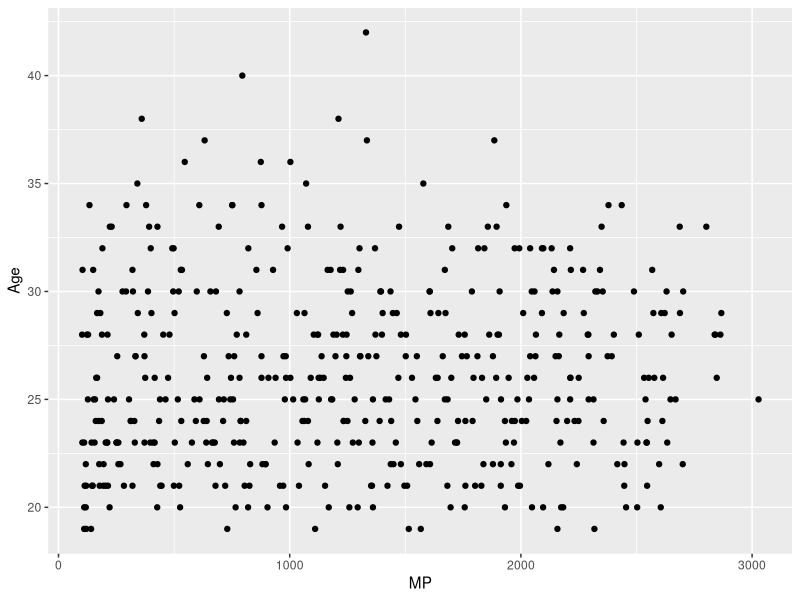
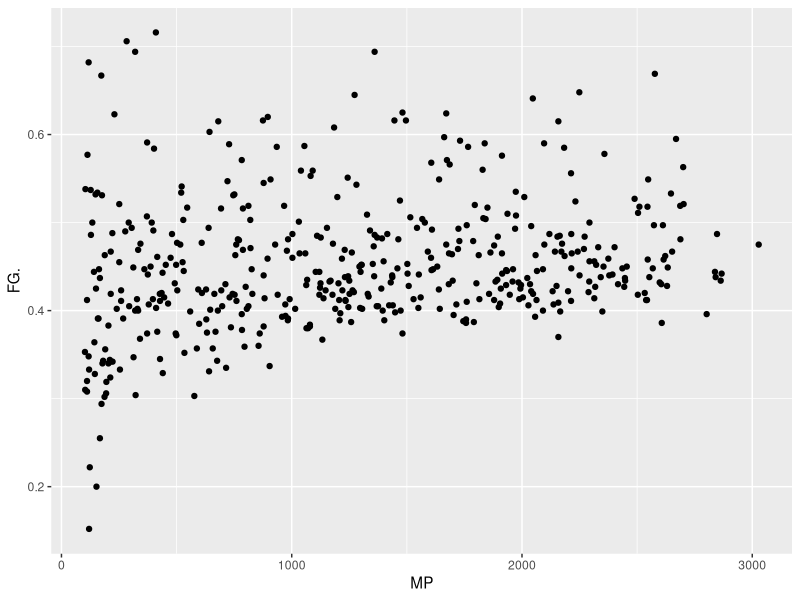
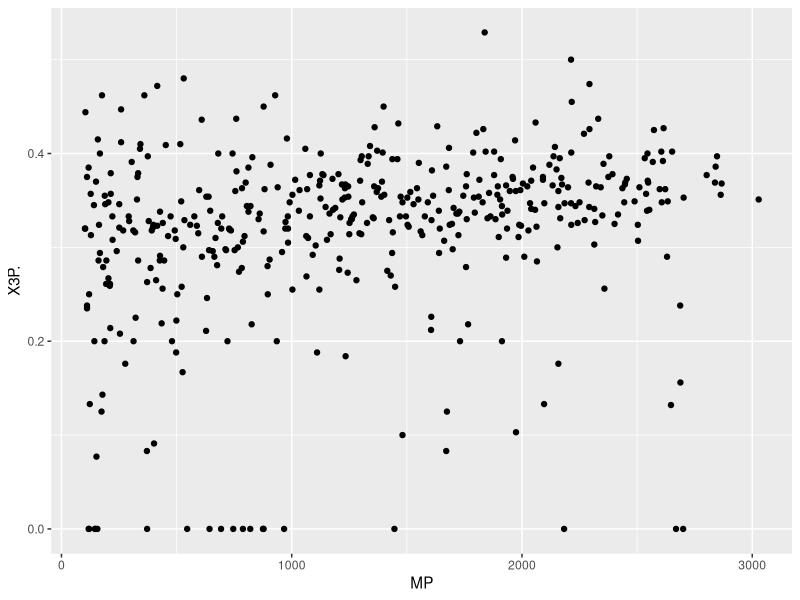
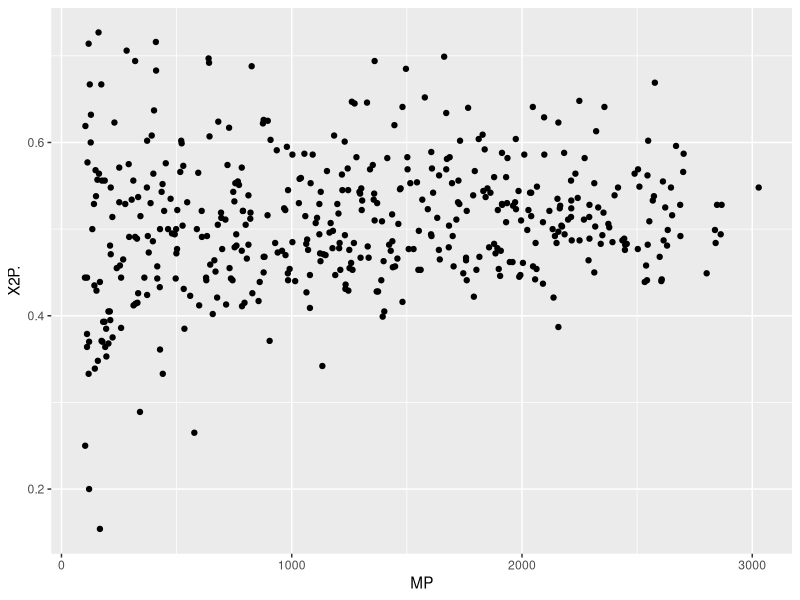
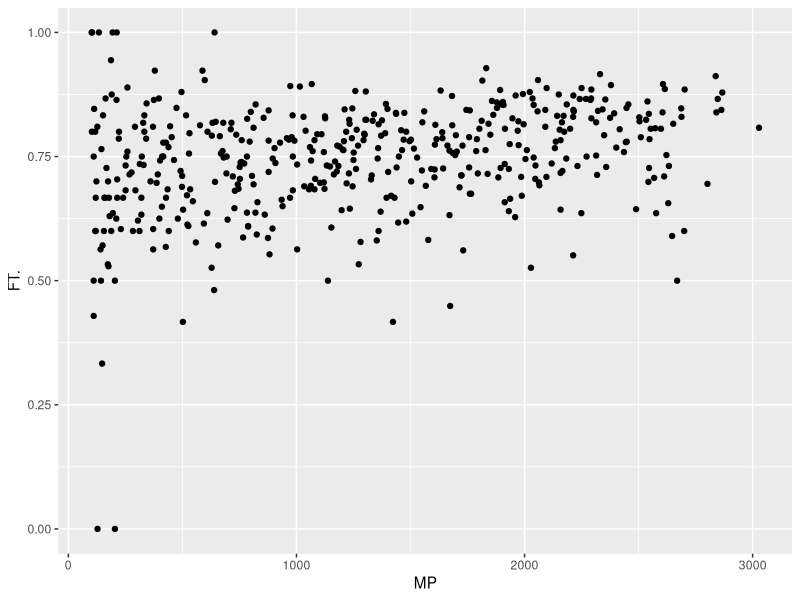
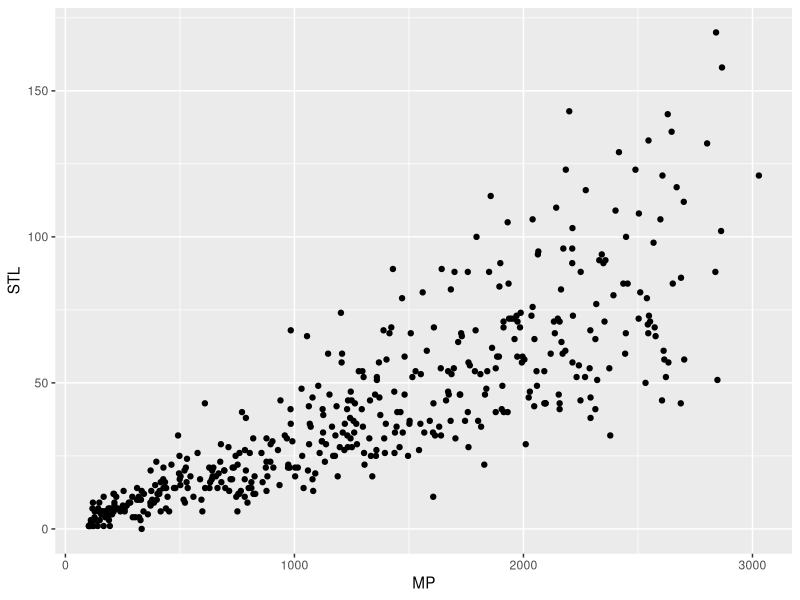
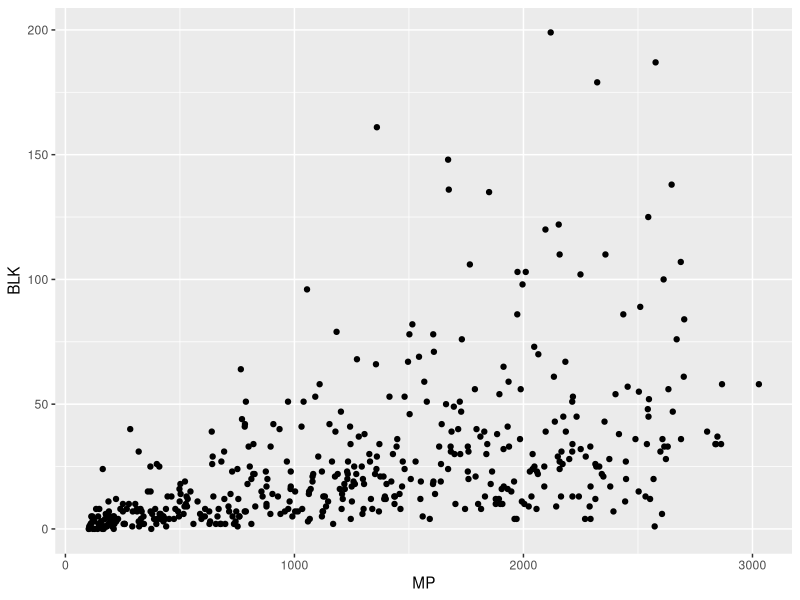
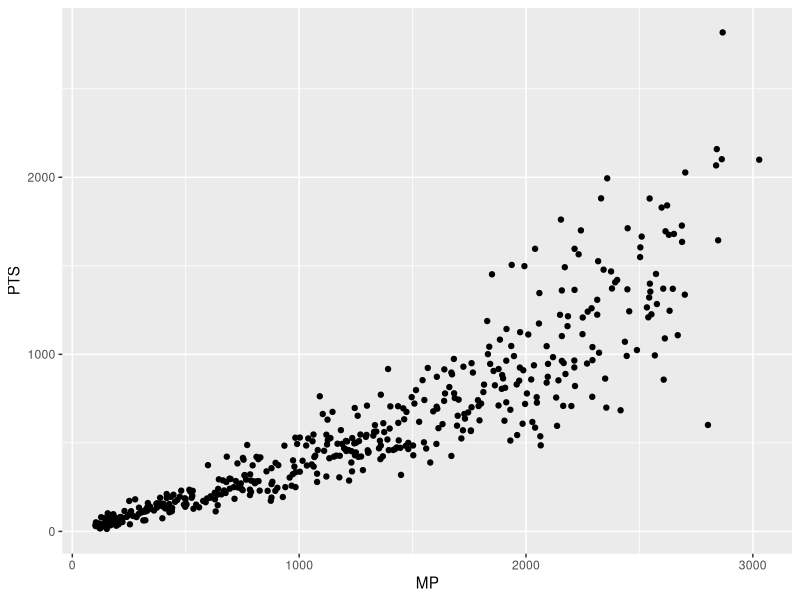

These figures' R source, in order:
## ---- chunk 1
library(readr)
library(tidyverse)
library(dplyr)
library(modelr)
library(stringr)
library(ggrepel)
library(gridExtra)
## ---- chunk 2
stats <- read.csv(file="bballdata.csv", header=TRUE, sep=",")
stats$Player <- sub("\\\\.*", "", stats$Player) # keeps only the player's full name
## ---- chunk 3
PTVariable <- stats %>% filter(MP > 100) %>% select(Age,MP,FG.,X3P.,X2P.,FT.,STL,BLK,PTS)

cor(stats$MP, stats$Age)
cor(stats$MP, stats$FG)
cor(stats$MP, stats$X3P)
cor(stats$MP, stats$X2P)
cor(stats$MP, stats$FT)
cor(stats$MP, stats$STL)
cor(stats$MP, stats$BLK)
cor(stats$MP, stats$PTS)

ggplot(data = PTVariable)+
  geom_point(aes(x = MP, y = Age))
ggplot(data = PTVariable)+
  geom_point(aes(x = MP, y = FG.))
ggplot(data = PTVariable)+
  geom_point(aes(x = MP, y = X3P.))
ggplot(data = PTVariable)+
  geom_point(aes(x = MP, y = X2P.))
ggplot(data = PTVariable)+
  geom_point(aes(x = MP, y = FT.))
ggplot(data = PTVariable)+
  geom_point(aes(x = MP, y = STL))
ggplot(data = PTVariable)+
  geom_point(aes(x = MP, y = BLK))
ggplot(data = PTVariable)+
  geom_point(aes(x = MP, y = PTS))
## ---- chunk 4
# Set up our dataset - We will be looking at guards who played at least 18 mins/g (rotation players)
guards <- stats %>% filter(str_detect(Pos, "PG|SG"))
guards <- guards %>% mutate("MPG" = MP/G, "PPG" = PTS/G)
guards <- guards %>% filter(MPG >= 18)

# Three guards I wanted to look at in particular
Simmons <- guards %>% filter(Player == "Ben Simmons") # All-Star who never shoots 3s
Curry <- guards %>% filter(Player == "Stephen Curry") # All-Star who is arguably the greatest shooter ever
Korver <- guards %>% filter(Player == "Kyle Korver") # 37-year-old 3pt specialist

# Set up our models
efg_mod <- lm(MPG ~ eFG., data = guards)
twos_mod <- lm(MPG ~ X2P., data = guards)
threes_mod <- lm(MPG ~ X3P., data = guards)

# Setting up predictions
efg_grid <- guards %>% data_grid(eFG.)
efg_grid <- efg_grid %>% add_predictions(efg_mod, var = "eFG_pred")
two_grid <- guards %>% data_grid(X2P.)
two_grid <- two_grid %>% add_predictions(twos_mod, var = "two_pred")
three_grid <- guards %>% data_grid(X3P.)
three_grid <- three_grid %>% add_predictions(threes_mod, var = "three_pred")

# eFG% by MPG
ggplot(guards, aes(eFG.)) + geom_point(aes(y = MPG)) + geom_line(aes(y=eFG_pred), data=efg_grid, color="red", size=1) + geom_point(data=Simmons, aes(y=MPG), color = "blue") + geom_point(data=Curry, aes(y=MPG), color = "goldenrod1") + geom_point(data=Korver, aes(y=MPG), color = "purple2") + geom_text_repel(data=guards, aes(y=MPG, label=ifelse(Player == "Stephen Curry" | Player == "Ben Simmons" | Player ==  "Kyle Korver" ,as.character(Player),'')), force=5) + ggtitle("Minutes per Game by Effective Field Goal Percentage", "2018-19 Point Guards and Shooting Guards") + xlab("Effective Field Goal Percentage") + ylab("Minutes per Game")

# 2pt FG% by MPG
ggplot(guards, aes(X2P.)) + geom_point(aes(y = MPG)) + geom_line(aes(y=two_pred), data=two_grid, color="red", size=1) + geom_point(data=Simmons, aes(y=MPG), color = "blue") + geom_point(data=Curry, aes(y=MPG), color = "goldenrod1") + geom_point(data=Korver, aes(y=MPG), color = "purple2") + geom_text_repel(data=guards, aes(y=MPG, label=ifelse(Player == "Stephen Curry" | Player == "Ben Simmons" | Player ==  "Kyle Korver" ,as.character(Player),'')), force=10) + ggtitle("Minutes per Game by 2-Point Field Goal Percentage", "2018-19 Point Guards and Shooting Guards") + xlab("2-Point Field Goal Percentage") + ylab("Minutes per Game")

# 3pt FG% by MPG
ggplot(guards, aes(X3P.)) + geom_point(aes(y = MPG)) + geom_line(aes(y=three_pred), data=three_grid, color="red", size=1) + geom_point(data=Simmons, aes(y=MPG), color = "blue") + geom_point(data=Curry, aes(y=MPG), color = "goldenrod1") + geom_point(data=Korver, aes(y=MPG), color = "purple2") + geom_text_repel(data=guards, aes(y=MPG, label=ifelse(Player == "Stephen Curry" | Player == "Ben Simmons" | Player ==  "Kyle Korver" ,as.character(Player),'')), force=5) + ggtitle("Minutes per Game by 3-Point Field Goal Percentage", "2018-19 Point Guards and Shooting Guards") + xlab("3-Point Field Goal Percentage") + ylab("Minutes per Game")
## ---- chunk 5

#make a points per game and minutes per game col

stats2 <- mutate(stats, ppg = PTS/G) %>%
          mutate(mppg = MP/G)
  

#Compare his stats to other players of the same position

Westbrook <- filter(stats2, Rk == 506)
Pointgaurds <- filter(stats2, Pos == 'PG', G > 29) #ppg = 22.95, mppg = 36.03

#get some averages

mean(Pointgaurds$ppg) # 10.85
mean(Pointgaurds$mppg) # 23.51

#plot of pointgaurds' ppg and mppg

ggplot() +
  geom_point(Pointgaurds, mapping = aes(mppg, ppg), color = "blue") +
  geom_point(Westbrook, mapping = aes(mppg, ppg), color = "red") +
  ggtitle("NBA Pointguards' points per game vs minutes played per game") +
  xlab("Minutes Played per Game") +
  ylab("Points Per Game")

#do a permuation test by sampling a bunch of ppg and mppg statistics for randomly sampled groups

  #ppg test

ppg <- select(Pointgaurds, ppg)

vector.ppg <- vector("double", length = 100)
for(i in seq_along(vector.ppg)){
  vector.ppg[i] <- sample_n(ppg, 1)
}


ppg.df <- unlist(vector.ppg)
  
  #mppg test 

mppg <- select(Pointgaurds, mppg)

vector.mppg <- vector("double", length = 100)
for(i in seq_along(vector.mppg)){
  vector.mppg[i] <- sample_n(mppg, 1)
}

mppg.df <- unlist(vector.mppg)

#ppg histogram
ggplot() + geom_histogram(aes(ppg.df), bins = 20) +
    geom_vline(xintercept =  mean(ppg.df), color = "purple") + #mean of sampled data
    geom_vline(xintercept = 23, color = "red") + #Westbrook 
    ggtitle("Distribution of NBA Points Per Game among Pointguards") +
    xlab("Points per Game")

#mppg histogram
ggplot() + geom_histogram(aes(mppg.df), bins = 20) +
    geom_vline(xintercept =  mean(mppg.df), color = "purple") + #mean of sampled data
    geom_vline(xintercept = 36, color = "red") + #Westbrook 
    ggtitle("Distribution of NBA Minutes Played Per Game among Pointguards") +
    xlab("Minutes played per Game")

## ---- chunk 6
AST_MP <- stats %>% select(Player, Tm, MP, AST,)
AST_MP

#Plot Detailing Trend#
ggplot(AST_MP, mapping = aes(MP, AST))+
  geom_point()+geom_smooth(se = FALSE)+
  xlab("Minutes Played per Player")+
  ylab("Assists per Player")

#Looking at the five players with the most assists.#
High_AST <- AST_MP %>% arrange(desc(AST)) %>% mutate(top5 = AST > 585)
#Removing other Players from Data Frame.#
High_AST <- High_AST %>% filter(top5 == 1)

ggplot(High_AST, mapping = aes(MP, AST, color = Player))+geom_point()

## ---- chunk 7
#filter based on significant playing time and position
centers <- filter(stats, Pos == 'C', MP > 200)

#normalize blocks for 36 minute pace and caculate MPG
centers <- mutate(centers, brate = (BLK/MP)*36) %>%
  mutate(mppg = MP/G) %>%
  mutate(srate = GS/G) %>%
  mutate(drbrate = (DRB/MP)*36)

#extracting vectors for testing
blockrates <- centers$brate
minutespg <- centers$mppg
startrate <- centers$srate
defrebrate <- centers$drbrate

#correlation permutation code
perm_cor <- function(perms = 1000, x, y)
{
  cor_coeffs <- numeric(perms)

  for (i in c(1:perms))
  {
    mix_up <- sample(y)

    coefficient <- cor(x, mix_up)
    cor_coeffs[i] <- coefficient
  }
  
  return(cor_coeffs)
}

#correlation test
blocksmpgfakes <- perm_cor(1000, blockrates, minutespg)
blockssratefakes <- perm_cor(1000, blockrates, startrate)
blocksmpgreal <- cor(blockrates, minutespg)
blockssratereal <- cor(blockrates, startrate)

ggplot() + geom_histogram(aes(blocksmpgfakes)) +
  geom_vline(xintercept = blocksmpgreal) +
  ggtitle("Correlation Permutation Test Between Block Rate and Minutes Per Game") +
  xlab("Correlation") +
  ylab("Distribution")

ggplot() + geom_histogram(aes(blockssratefakes)) +
  geom_vline(xintercept = blockssratereal) +
  ggtitle("Correlation Permutation Test Between Block Rate and Start Rate") +
  xlab("Correlation") +
  ylab("Distribution")

boardsmpgfakes <- perm_cor(1000, defrebrate, minutespg)
boardssratefakes <- perm_cor(1000, defrebrate, startrate)
boardsmpgreal <- cor(defrebrate, minutespg)
boardssratereal <- cor(defrebrate, startrate)

ggplot() + geom_histogram(aes(boardsmpgfakes)) +
  geom_vline(xintercept = boardsmpgreal) +
  ggtitle("Correlation Permutation Test Between Defensive Rebounding Rate and Minutes Per Game") +
  xlab("Correlation") +
  ylab("Distribution")

ggplot() + geom_histogram(aes(boardssratefakes)) +
  geom_vline(xintercept = boardssratereal) +
  ggtitle("Correlation Permutation Test Between Defensive Rebounding Rate and Start Rate") +
  xlab("Correlation") +
  ylab("Distribution")

## ---- chunk 8
Under20 <- stats %>%  filter(Age < 20) %>% select(Age,FG,FGA,FG.,X3P,X3PA,X3P.,X2P,X2PA,X2P.,FT,FTA,FT.)
Early20s <- stats %>% filter(Age >= 20 & Age < 25)%>% select(Age,FG,FGA,FG.,X3P,X3PA,X3P.,X2P,X2PA,X2P.,FT,FTA,FT.)
Late20s <- stats %>% filter(Age >= 25 & Age < 30)%>% select(Age,FG,FGA,FG.,X3P,X3PA,X3P.,X2P,X2PA,X2P.,FT,FTA,FT.)
Early30s <- stats %>% filter(Age >= 30 & Age < 35)%>% select(Age,FG,FGA,FG.,X3P,X3PA,X3P.,X2P,X2PA,X2P.,FT,FTA,FT.)
Above35 <- stats %>% filter(Age >= 35)%>% select(Age,FG,FGA,FG.,X3P,X3PA,X3P.,X2P,X2PA,X2P.,FT,FTA,FT.)

FGDF <- data.frame("Age" = c("Under 20", "Early 20s", "Late 20s","Early 30s","Above 35"), "Field Goals" = c(mean(Under20$FG), mean(Early20s$FG), mean(Late20s$FG), mean(Early30s$FG), mean(Above35$FG)) , "Field Goal Attempts" = c(mean(Under20$FGA), mean(Early20s$FGA), mean(Late20s$FGA), mean(Early30s$FGA), mean(Above35$FGA)))

P3DF <- data.frame("Age" = c("Under 20", "Early 20s", "Late 20s","Early 30s","Above 35"), "Three Points" = c(mean(Under20$X3P), mean(Early20s$X3P), mean(Late20s$X3P), mean(Early30s$X3P), mean(Above35$FX3P)) , "Three Point Attempts" = c(mean(Under20$X3PA), mean(Early20s$X3PA), mean(Late20s$X3PA), mean(Early30s$X3PA), mean(Above35$X3PA)))

P2DF <- data.frame("Age" = c("Under 20", "Early 20s", "Late 20s","Early 30s","Above 35"), "Two Points" = c(mean(Under20$X2P), mean(Early20s$X2P), mean(Late20s$X2P), mean(Early30s$X2P), mean(Above35$X2P)) , "Two Point Attempts" = c(mean(Under20$X2PA), mean(Early20s$X2PA), mean(Late20s$X2PA), mean(Early30s$X2PA), mean(Above35$X2PA)))

FTDF <- data.frame("Age" = c("Under 20", "Early 20s", "Late 20s","Early 30s","Above 35"), "Free Throws" = c(mean(Under20$FT), mean(Early20s$FT), mean(Late20s$FT), mean(Early30s$FT), mean(Above35$FT)) , "Free Throw Attempts" = c(mean(Under20$FTA), mean(Early20s$FTA), mean(Late20s$FTA), mean(Early30s$FTA), mean(Above35$FTA)))
#use gridExtra to combine the plots together

#Field Goals
FG <- qplot(Age, FG, data = stats) + ggtitle("Age vs Field Goals") + ylab("Field Goals")
FGA <- qplot(Age, FGA, data = stats) + ggtitle("Age vs Field Goal Attempts") + ylab("Field Goal Attempts")
FG. <- qplot(Age, FG., data = stats) + ggtitle("Age vs Field Goal Percentage") + ylab("Field Goal Percentage")
grid.arrange(tableGrob(FGDF),FG,FGA,FG., nrow = 2, widths= c(5,4))

  #Three Pointers
X3P <- qplot(Age, X3P, data = stats) + ggtitle("Age vs Three Pointers") + ylab("Three Pointers")
X3PA <- qplot(Age, X3PA, data = stats) + ggtitle("Age vs Three Point Attempts") + ylab("Three Point Attempts")
X3P. <- qplot(Age, X3P., data = stats) + ggtitle("Age vs Three Point Percentage") + ylab("Three Point Percentage")
grid.arrange(tableGrob(P3DF),X3P,X3PA,X3P., nrow = 2, widths= c(5,4))

#Two Pointers
X2P <- qplot(Age, X2P, data = stats) + ggtitle("Age vs Two Pointers") + ylab("Two Pointers")
X2PA <- qplot(Age, X2PA, data = stats) + ggtitle("Age vs Two Point Attempts") + ylab("Two Point Attempts")
X2P. <- qplot(Age, X2P., data = stats) + ggtitle("Age vs Two Point Percentage") + ylab("Two Point Percentage")
grid.arrange(tableGrob(P2DF),X2P,X2PA,X2P., nrow = 2, widths= c(5,4))

#Free Throws
FT <- qplot(Age, FT, data = stats) + ggtitle("Age vs Free Throws") + ylab("Free Throws")
FTA <- qplot(Age, FTA, data = stats) + ggtitle("Age vs Free Throw Attempts") + ylab("Free Throw Attempts")
FT. <- qplot(Age, FT., data = stats) + ggtitle("Age vs Free Throw Percentage") + ylab("Free Throw Percentage")
grid.arrange(tableGrob(FTDF),FT,FTA,FT., nrow = 2, widths= c(5,4))


